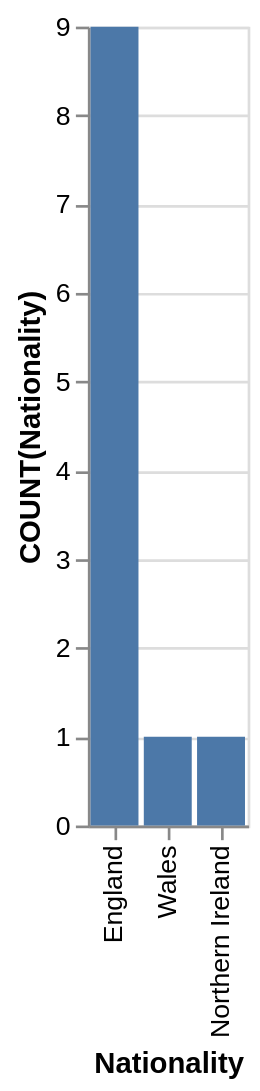

Write the Vega-Lite specification saved for this chart.
### Vega-Lite specification from a JSON file in a GitHub repository (floating-point values rounded to 4 significant figures)
{"data": {"values": [{"x_data": "England", "y_data": 9}, {"x_data": "Wales", "y_data": 1}, {"x_data": "Northern Ireland", "y_data": 1}]}, "mark": "bar", "encoding": {"x": {"field": "x_data", "type": "nominal", "title": "Nationality", "sort": {"op": "sum", "field": "y_data", "order": "descending"}}, "y": {"field": "y_data", "type": "quantitative", "title": "COUNT(Nationality)"}}}
